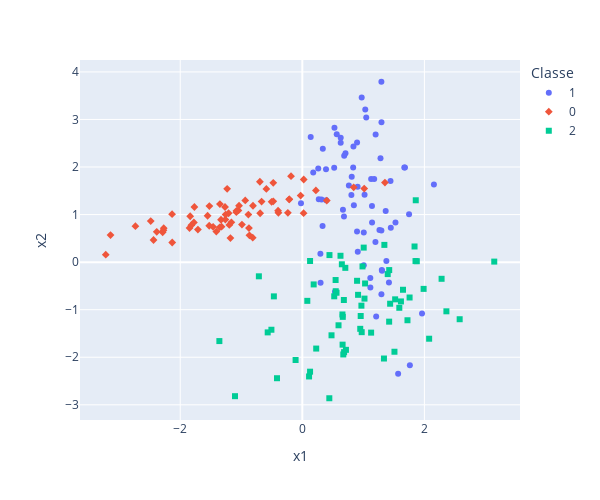

Notebook cell for this chart:
### Code cell
vis = pd.DataFrame(X, columns=["x1", "x2"])
vis["Classe"] = y
vis["Classe"] = vis["Classe"].astype("category")

fig = px.scatter(
    vis, x="x1", y="x2", color="Classe", symbol="Classe")
fig.update_layout(
    autosize=False,
    width=600,
    height=500
)
fig.show()
